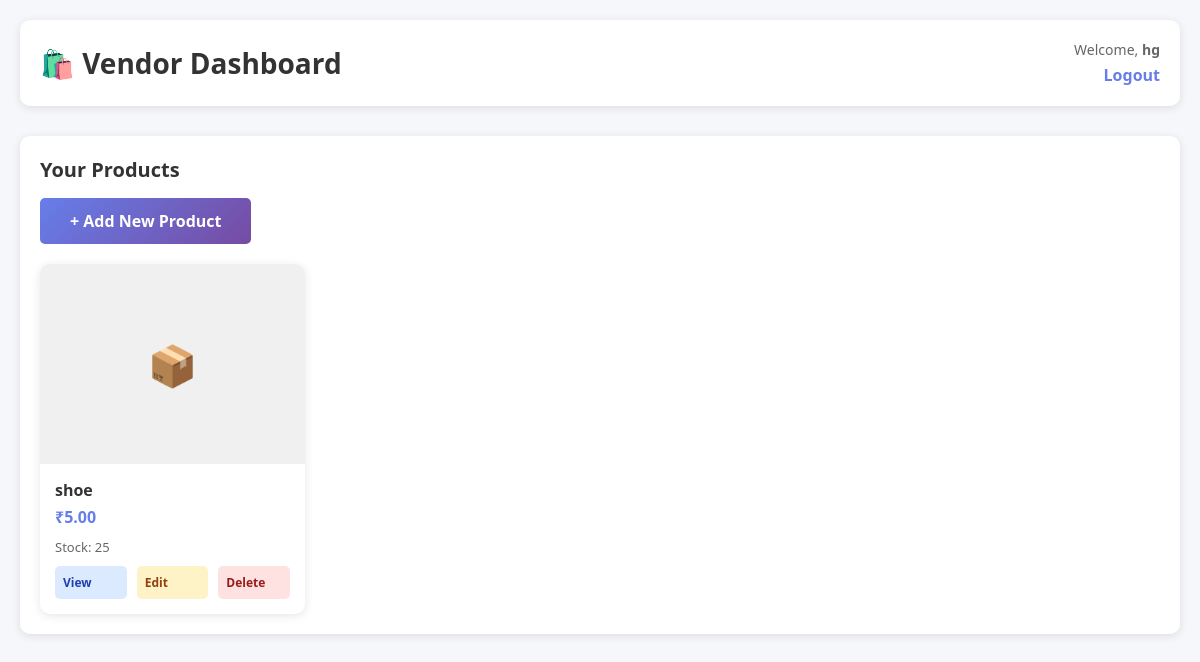
The page /vendor/ (signed in) on the database its author committed.
### ecommapp/models.py (models this page shows, shortened)
class VendorProfile(models.Model):
    BUSINESS_CHOICES = [
        ('retail', 'Retail'),
        ('wholesale', 'Wholesale'),
        ('manufacturer', 'Manufacturer'),
        ('service', 'Service'),
    ]
    ID_PROOF_CHOICES = [
        ('gst', 'GST'),
        ('pan', 'PAN'),
    ]
    APPROVAL_STATUS_CHOICES = [
        ('pending', 'Pending'),
        ('approved', 'Approved'),
        ('rejected', 'Rejected'),
    ]
    user = models.OneToOneField(User, on_delete=models.CASCADE, related_name='vendor_profile')
    shop_name = models.CharField(max_length=100)
    shop_description = models.TextField()
    address = models.TextField()
    business_type = models.CharField(max_length=20, choices=BUSINESS_CHOICES)
    id_type = models.CharField(max_length=10, choices=ID_PROOF_CHOICES, blank=True, null=True)
    id_number = models.CharField(max_length=50, blank=True, null=True)
    id_proof_file = models.FileField(upload_to='vendor_docs/', blank=True, null=True)
    gst_number = models.CharField(max_length=15, blank=True, null=True, help_text="15-digit GST number")
    pan_number = models.CharField(max_length=10, blank=True, null=True, help_text="10-character PAN number")
    pan_name = models.CharField(max_length=100, blank=True, null=True, help_text="Name as per PAN card")
    pan_card_file = models.FileField(upload_to='pan_cards/', blank=True, null=True, help_text="Upload PAN card image")
    approval_status = models.CharField(max_length=20, choices=APPROVAL_STATUS_CHOICES, default='pending')
    rejection_reason = models.TextField(blank=True, null=True)
    created_at = models.DateTimeField(default=timezone.now)
    updated_at = models.DateTimeField(auto_now=True)
    is_blocked = models.BooleanField(default=False)
    blocked_reason = models.TextField(blank=True, null=True)
    class Meta:
        ordering = ['-created_at']

class Product(models.Model):
    STATUS_CHOICES = [
        ('active', 'Active'),
        ('inactive', 'Inactive'),
    ]
    vendor = models.ForeignKey(VendorProfile, on_delete=models.CASCADE, related_name='products')
    name = models.CharField(max_length=200)
    description = models.TextField()
    price = models.DecimalField(max_digits=10, decimal_places=2)
    quantity = models.IntegerField()
    image = models.ImageField(upload_to='products/', blank=True, null=True)
    status = models.CharField(max_length=20, choices=STATUS_CHOICES, default='active')
    is_blocked = models.BooleanField(default=False)
    blocked_reason = models.TextField(blank=True, null=True)
    created_at = models.DateTimeField(default=timezone.now)
    updated_at = models.DateTimeField(auto_now=True)
    class Meta:
        ordering = ['-created_at']

### ecommapp/views.py (the view)
# urls.py: path('vendor/', views.vendor_home_view, name='vendor_home'),
@login_required(login_url='login')
def vendor_home_view(request):
    try:
        vendor = request.user.vendor_profile
    except VendorProfile.DoesNotExist:
        return redirect('login')
    if vendor.is_blocked:
        return render(request, 'vendor_blocked.html', {
            'vendor': vendor
        })
    if vendor.approval_status != 'approved':
        return render(request, 'approval_status.html', {
            'vendor': vendor,
            'status': vendor.approval_status,
            'rejection_reason': vendor.rejection_reason
        })
    products = vendor.products.all()
    return render(request, 'vendor_dashboard.html', {
        'vendor': vendor,
        'products': products
    })

### ecommapp/templates/vendor_dashboard.html (shortened to what this page needs)
<!DOCTYPE html>
<html lang="en">
<head>
</head>
<body>
    <div class="dashboard-container">
        <div class="header">
            <div>
                <h1>🛍️ Vendor Dashboard</h1>
            </div>
            <div class="header-info">
                <p>Welcome, <strong>{{ vendor.shop_name }}</strong></p>
                <a href="{% url 'logout' %}" class="logout-link">Logout</a>
            </div>
        </div>
        <div class="action-section">
            <h2>Your Products</h2>
            <a href="{% url 'add_product' %}" class="add-product-btn">+ Add New Product</a>
            {% if products %}
            <div class="products-grid">
                {% for product in products %}
                <div class="product-card">
                    <div class="product-image">📦</div>
                    <div class="product-info">
                        <div class="product-name">{{ product.name }}</div>
                        <div class="product-price">₹{{ product.price }}</div>
                        <div class="product-quantity">Stock: {{ product.quantity }}</div>
                        <div class="product-actions">
                            <a href="{% url 'view_product' product.id %}" class="product-actions btn-view">View</a>
                            <a href="{% url 'edit_product' product.id %}" class="product-actions btn-edit">Edit</a>
                            <a href="{% url 'delete_product' product.id %}" class="product-actions btn-delete" onclick="return confirm('Delete this product?');">Delete</a>
                        </div>
                    </div>
                </div>
                {% endfor %}
            </div>
            {% else %}
            <div class="empty-state">
                <div class="empty-state-icon">📭</div>
                <p>You haven't added any products yet</p>
                <a href="{% url 'add_product' %}" class="add-product-btn">Add Your First Product</a>
            </div>
            {% endif %}
        </div>
    </div>
</body>
</html>

### ecommapp/templates/vendor_dashboard.html (style rules this page uses)
* { margin: 0; padding: 0; box-sizing: border-box; }
body { font-family: 'Segoe UI', Tahoma, Geneva, Verdana, sans-serif; background: #f5f7fa; color: #333; }
.dashboard-container { max-width: 1200px; margin: 0 auto; padding: 20px; }
.header { display: flex; justify-content: space-between; align-items: center; margin-bottom: 30px; padding: 20px; background: white; border-radius: 10px; box-shadow: 0 2px 10px rgba(0, 0, 0, 0.1); }
.header h1 { font-size: 28px; }
.header-info { text-align: right; }
.header-info p { color: #666; font-size: 14px; margin-bottom: 5px; }
.logout-link { color: #667eea; text-decoration: none; font-weight: 600; }
.action-section { margin-bottom: 30px; padding: 20px; background: white; border-radius: 10px; box-shadow: 0 2px 10px rgba(0, 0, 0, 0.1); }
.action-section h2 { font-size: 20px; margin-bottom: 15px; color: #333; }
.add-product-btn { display: inline-block; padding: 12px 30px; background: linear-gradient(135deg, #667eea 0%, #764ba2 100%); color: white; text-decoration: none; border-radius: 5px; font-weight: 600; transition: transform 0.2s, box-shadow 0.2s; }
.products-grid { display: grid; grid-template-columns: repeat(auto-fill, minmax(250px, 1fr)); gap: 20px; margin-top: 20px; }
.product-card { background: white; border-radius: 10px; overflow: hidden; box-shadow: 0 2px 10px rgba(0, 0, 0, 0.1); transition: transform 0.2s, box-shadow 0.2s; }
.product-image { width: 100%; height: 200px; background: #f0f0f0; display: flex; align-items: center; justify-content: center; color: #999; font-size: 40px; }
.product-info { padding: 15px; }
.product-name { font-weight: 600; font-size: 16px; margin-bottom: 5px; }
.product-price { color: #667eea; font-weight: bold; margin-bottom: 10px; }
.product-quantity { color: #666; font-size: 13px; margin-bottom: 10px; }
.product-actions { display: flex; gap: 10px; }
.product-actions a { flex: 1; padding: 8px; text-align: center; border-radius: 5px; font-size: 12px; text-decoration: none; font-weight: 600; transition: all 0.2s; }
.btn-view { background: #dbeafe; color: #1e40af; }
.btn-edit { background: #fef3c7; color: #92400e; }
.btn-delete { background: #fee2e2; color: #991b1b; }

### rows shown on the page
VendorProfile: shop_name "hg"
Product: name "shoe", price "5.00", quantity "25"
